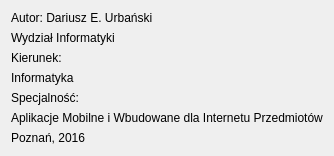
<?xml version="1.0" encoding="UTF-8"?>
<ui version="4.0">
 <class>Author</class>
 <widget class="QDialog" name="Author">
  <property name="geometry">
   <rect>
    <x>0</x>
    <y>0</y>
    <width>297</width>
    <height>149</height>
   </rect>
  </property>
  <property name="windowTitle">
   <string>Dialog</string>
  </property>
  <layout class="QVBoxLayout" name="verticalLayout">
   <item>
    <widget class="QLabel" name="label">
     <property name="text">
      <string>Autor: Dariusz E. Urbański</string>
     </property>
    </widget>
   </item>
   <item>
    <widget class="QLabel" name="label_2">
     <property name="text">
      <string>Wydział Informatyki</string>
     </property>
    </widget>
   </item>
   <item>
    <widget class="QLabel" name="label_3">
     <property name="text">
      <string>Kierunek:</string>
     </property>
    </widget>
   </item>
   <item>
    <widget class="QLabel" name="label_4">
     <property name="text">
      <string>Informatyka</string>
     </property>
    </widget>
   </item>
   <item>
    <widget class="QLabel" name="label_5">
     <property name="text">
      <string>Specjalność:</string>
     </property>
    </widget>
   </item>
   <item>
    <widget class="QLabel" name="label_6">
     <property name="text">
      <string>Aplikacje Mobilne i Wbudowane dla Internetu Przedmiotów</string>
     </property>
    </widget>
   </item>
   <item>
    <widget class="QLabel" name="label_7">
     <property name="text">
      <string>Poznań, 2016</string>
     </property>
    </widget>
   </item>
  </layout>
 </widget>
 <resources/>
 <connections/>
</ui>
